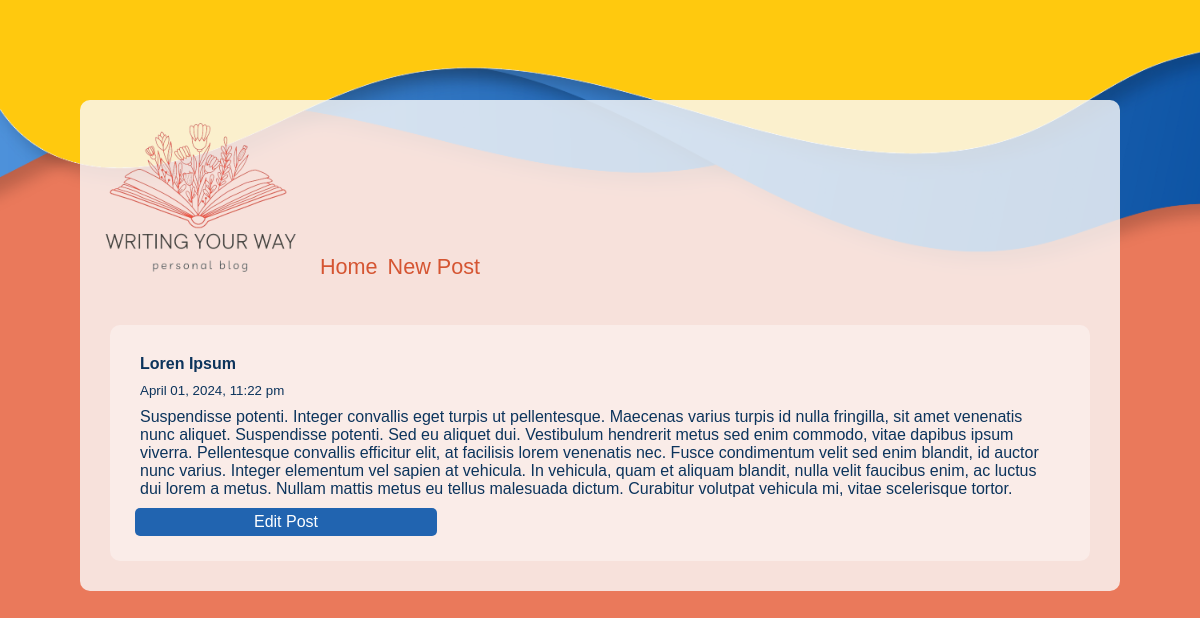
/post.php?id=23, run on the app's committed database.
### tables this page shows
CREATE TABLE `blog` (
  `id` int(11) NOT NULL,
  `date` timestamp NOT NULL DEFAULT current_timestamp(),
  `contentBlog` text NOT NULL,
  `title` varchar(30) NOT NULL
);

### post.php (the view, shortened to what this page needs)
<?php
require ('connect.php');
$id = isset($_GET['id']) ? filter_var($_GET['id'], FILTER_VALIDATE_INT) : null;
$query = "SELECT title, date, contentBlog FROM blog WHERE id = :id";
$statement = $db->prepare($query);
$statement->bindValue(':id', $id, PDO::PARAM_INT);
$statement->execute();
$row = $statement->fetch(PDO::FETCH_ASSOC);
?>
<!DOCTYPE html>
<html lang="en">
<head>
    <link rel="stylesheet" href="main.css">
</head>
<body>
    <div class='wrapper'>
        <header>
            <a href="index.php"><img src="images/Nicole_Blog_Logo.png" alt="Logo" class="logo"></a>
            <nav>
                <ul>
                    <li><a href="index.php">Home</a></li>
                    <li><a href="create.php">New Post</a></li>
                </ul>
            </nav>
        </header>
        <div class='blog_post'>
            <small>
                <h1>
                    <?= $row['title'] ?>
                </h1>
                <p>
                    <?php $date = strtotime($row['date']);
                    $dateFormated = date('F d, Y, h:i a', $date); ?>
                    <?= $dateFormated ?>
                </p>
            </small>
            <p>
                <?= $row['contentBlog'] ?>
            </p>
            <a href='edit.php?id=<?= $id ?>' class="edit-button">Edit Post</a>
        </div>
    </div>
</body>
</html>

### main.css (style rules this page uses)
body { margin: 0; font-family: "Carrois Gothic", sans-serif; background-color: #ea795b; background-image: url("images/AdobeStock_398531256.png"); background-size: 100%; background-repeat: no-repeat; background-position: top; }
.logo { width: 200px; height: auto; }
div.wrapper { margin: 100px auto; max-width: 1000px; padding: 20px; border-radius: 10px; background-color: rgba(250, 250, 250, 0.806); }
div.blog_post { background-color: rgba(255, 255, 255, 0.35); padding: 20px; border-radius: 10px; margin: 10px; }
h1 { margin: 10px; color: #0c345c; font-weight: 600; font-size: larger; }
p { margin: 10px; color: #0c345c; }
small { font-size: smaller; }
header { display: flex; align-items: baseline; }
nav a { text-decoration: none; font-size: larger; color: #d55532; }
nav ul { list-style-type: none; display: flex; align-items: baseline; margin: 20px; padding: 0; }
nav li { margin-right: 10px; padding: 15px 0; font-size: large; font-weight: 300; transition: background-color 0.3s; }
a { text-decoration: none; color: #0c345c; }
a.edit-button { display: block; width: 30%; padding: 5px 10px; margin: 5px; background-color: #2164b0; color: white; border: none; border-radius: 5px; cursor: pointer; text-align: center; }

### data on the page
blog: title "Loren Ipsum", date "April 01, 2024, 11:22 pm", contentBlog "Suspendisse potenti. Integer convallis eget turpis ut pellentesque. Maecenas varius turpis id nulla fringilla, sit amet venenatis nunc aliquet. Suspendisse potenti. Sed eu aliquet dui. Vestibulum hendrerit metus sed enim commodo, vitae dapibus ipsum viverra. Pellentesque convallis efficitur elit, at facilisis lorem venenatis nec. Fusce condimentum velit sed enim blandit, id auctor nunc varius. Integer elementum vel sapien at vehicula. In vehicula, quam et aliquam blandit, nulla velit faucibus enim, ac luctus dui lorem a metus. Nullam mattis metus eu tellus malesuada dictum. Curabitur volutpat vehicula mi, vitae scelerisque tortor."
